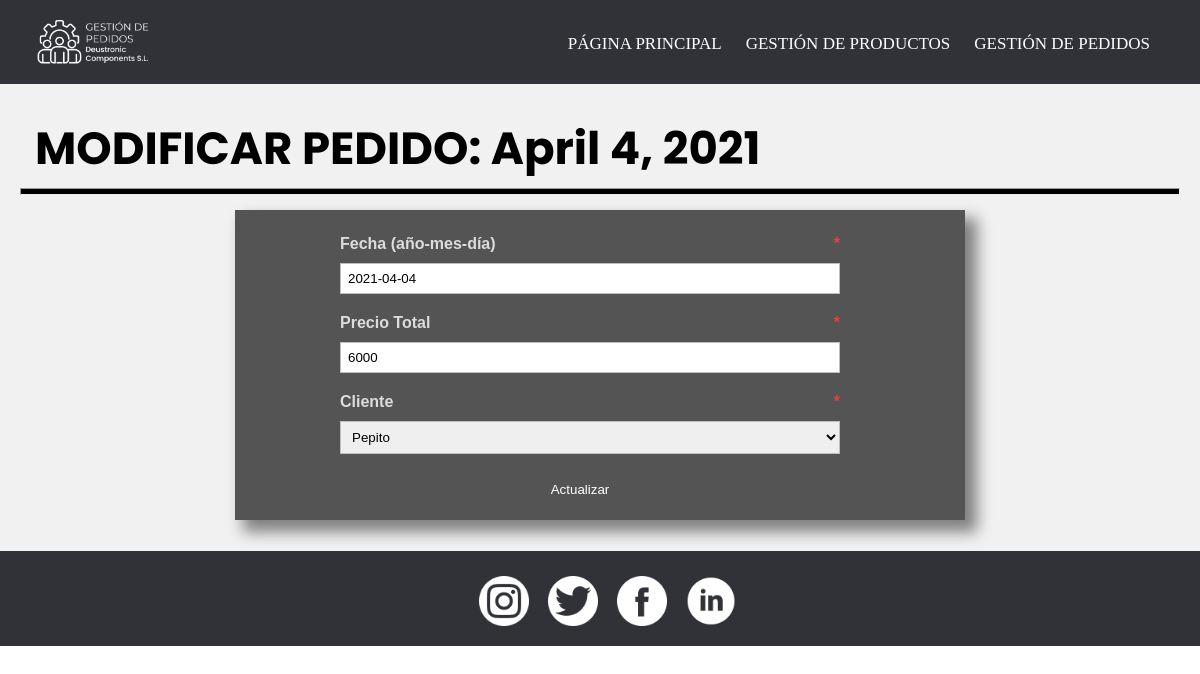
Before: /gestionDePedidos/modificarPedido/5/ with the older database file.
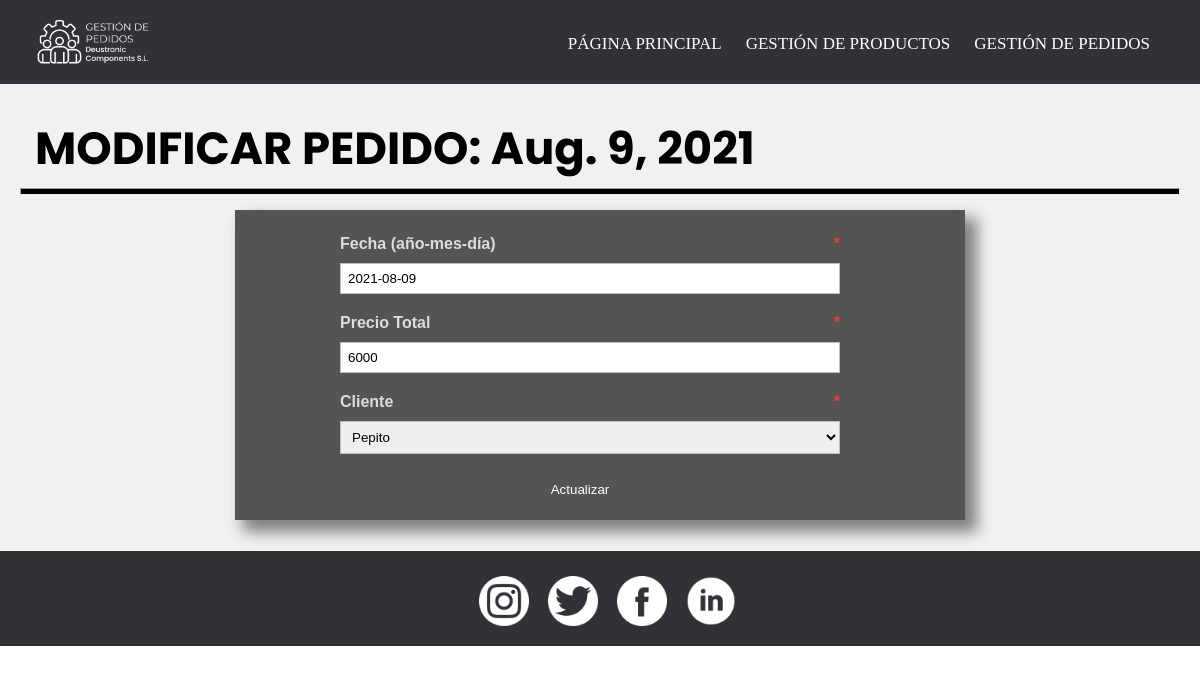
After: the same page with the newer database file.
### appGestionDePedidos/models.py (models this page shows, shortened)
class Pedido(models.Model):
    fecha = models.DateField()
    precioTotal = models.IntegerField()
    cliente = models.ForeignKey(Cliente, on_delete=models.CASCADE) #para la recacion 1-n con cliente
    productos = models.ManyToManyField(Producto, through = 'Compone')#esto nos crea la tabla intermedia de la n-m invisible de pedido-producto

### appGestionDePedidos/views.py (the view)
# urls.py: path('modificarPedido/<int:pk>/', ModificarPedido.as_view(), name = 'modificarPedido'),
class ModificarPedido(UpdateView):
        model = Pedido
        template_name = 'modificarPedido.html'
        success_url = reverse_lazy('pagPrincipal')
        fields = {
                "fecha",
                "precioTotal",
                "cliente"
        }

### appGestionDePedidos/models.py (called while the page is built)
    def __str__(self):
        return self.nombre

### appGestionDePedidos/templates/modificarPedido.html (shortened to what this page needs)
{% extends "base.html" %}
{% load static %}
{% block content %}
    <header>
        <h2 class="pagSecundarias">MODIFICAR PEDIDO: {{ pedido.fecha }}</h2>
        <hr>
    </header>
    <form method="POST" action=".">
        <ul class="formularios">
            <li>
                <label for="id_Fecha">Fecha (año-mes-día) <span class="required">*</span></label>
                {{ form.fecha }}
            </li>
            <li>
                <label for="id_precioTotal">Precio Total<span class="required">*</span></label>
                {{ form.precioTotal }}
            </li>
            <li>
                <label for="id_cliente">Cliente <span class="required">*</span></label>
                {{ form.cliente }}
            </li>
        </ul>
        <input type="submit" value="Actualizar">
    </form>
{% endblock %}

Changed rows visible on the page:
changed Pedido "Pepito": fecha "April 4, 2021" → "Aug. 9, 2021"; fecha "2021-04-04" → "2021-08-09"
